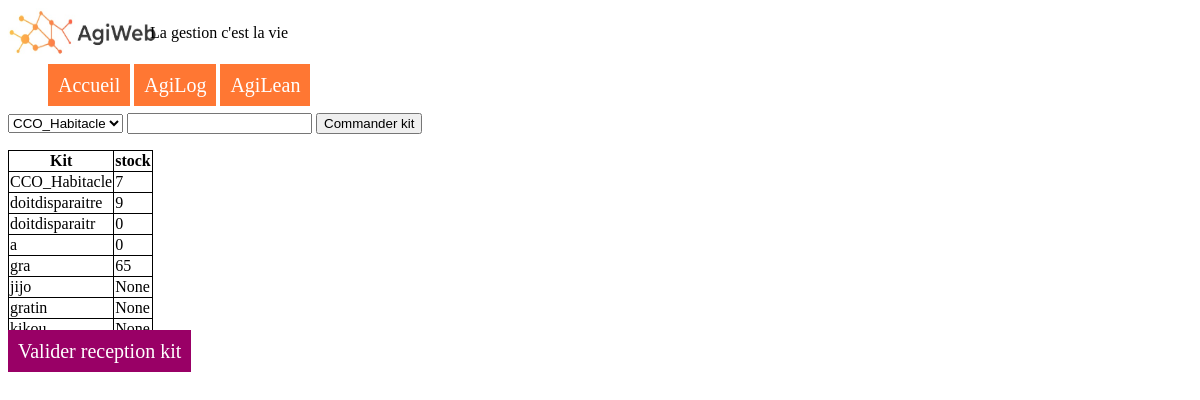
The app's page /Agilean/commande with its own data.
### tables this page shows
CREATE TABLE "kit" (
	"id"	INTEGER NOT NULL,
	"nom_kit"	TEXT,
	"stock_alean"	INTEGER,
	PRIMARY KEY("id")
);

### run.py (the view)
@app.route('/Agilean/commande', methods=['GET', 'POST'])
def com_lean():
    con = lite.connect(cheminbdd)
    con.row_factory = lite.Row
    cur = con.cursor()
    cur.execute("select id,nom_kit, stock_alean from kit")
    kits=cur.fetchall()
    try :
        if not request.method == 'POST':
            return render_template('pass_com_lean.html',kits=kits,msg="")
        kit_a_com = request.form.get('kit_a_com')
        quantite= request.form.get('quantite')
        kit_a_com = int(kit_a_com)
        quantite = int(quantite)
    except :
        return render_template('pass_com_lean.html',kits=kits,msg="attention il faut saisir un entier")
    commander_kit (kit_a_com,quantite)
    return render_template('pass_com_lean.html',kits=kits,msg="")

### Templates/pass_com_lean.html (shortened to what this page needs)
<html>
{% include "head.html" %}
	<body>
		{% include "Navbar.html" %}
		<form action="{{url_for("com_lean")}}" method="post">
			<select class="" name="kit_a_com">
				{%for kit in kits%}
				<option value="{{kit['id']}}">{{kit['nom_kit']}}</option>
				{%endfor%}
			</select>
			<input type="text" name="quantite" value="">
			<input type="submit" name="" value="Commander kit">
		</form>
    <table>
      <tr>
        <th>Kit</th>
        <th>stock</th>
      </tr>
      {%for kit in kits%}
      <tr>
        <td>{{kit['nom_kit']}}</td>
        <td>{{kit['stock_alean']}}</td>
      </tr>
      {%endfor%}
    </table>
    <a class="bouton2" href="{{url_for('receptkit')}}">Valider reception kit</a>
	</body>
</html>

### Static/accueil.css (style rules this page uses)
table { border-collapse: collapse; }
td,th { border-style: solid; border: 1px, solid black; }
a.bouton2 { margin-top:10px; color:white; background-color:990066; text-decoration: none; padding:10px; font-size:20px; }
td,th { border: 1px solid black; }

### records on screen
kit: nom_kit "CCO_Habitacle", stock_alean "7"
kit: nom_kit "doitdisparaitre", stock_alean "9"
kit: nom_kit "doitdisparaitr", stock_alean "0"
kit: nom_kit "a", stock_alean "0"
kit: nom_kit "gra", stock_alean "65"
kit: nom_kit "jijo", stock_alean "None"
kit: nom_kit "gratin", stock_alean "None"
kit: nom_kit "kikou", stock_alean "None"

### other values on screen
form field kit_a_com "CCO_Habitacle"
